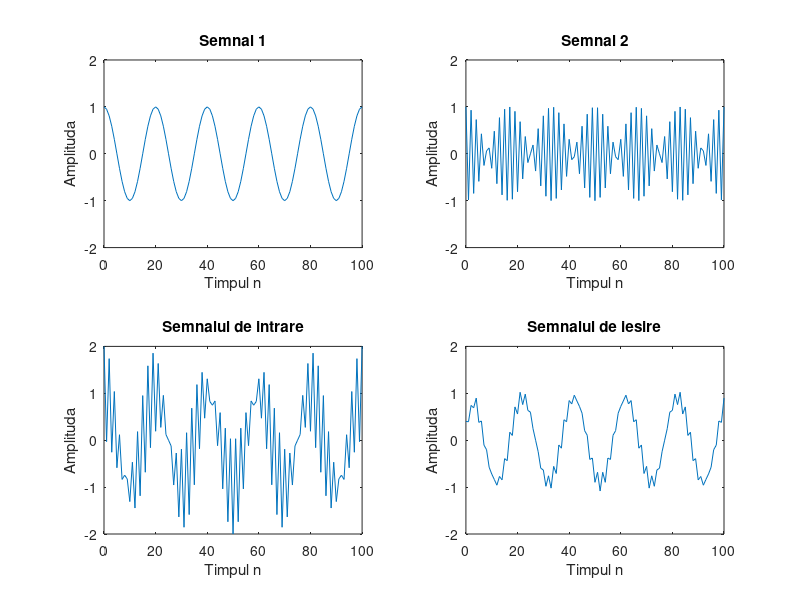

MATLAB code to generate this figure:
%Ex5_1
% Simularea filtrului FIR de o lungime arbitrara
20
% generarea semnalului de intrare. scopul programului, care este de a simula un filtru FIR cu o lungime arbitrara.
clf; n=0:100; %generam semnalul de intrare si setam variabila n.
s1=cos(2*pi*0.05*n); % semnal de o frecventa joasa 0.05Hz
s2=cos(2*pi*0.47*n); % semnal de o frecventa inalta 0.47Hz
x=s1+s2; % obtinem semnalul de intrare x

% Realizarea filtrului FIR
M = input('Introduceți lungimea dorită a filtrului: '); % introducem lungimea dorita a filtrului
num = ones(1,M, 'single');
y=filter(num,1,x)/M; %aplică filtrul FIR la semnalul de intrare "x" utilizând coeficienții stocați în vectorul "num" și stochează semnalul de ieșire în variabila "y". Rezultatul este împărțit la valoarea "M" pentru a normaliza semnalul.

% Afisarea semnalelor de intare si de iesire  ale filtrului pe patru subgrafice separate într-o fereastră de afișare a figurii.
subplot(2,2,1);
plot(n,s1); % n reprezinta vectorul timpului, iar s1 represents semnalul
axis([0, 100, -2, 2]); %stabilește limitele axelor pentru primul subgrafic pentru a se asigura că graficul este afișat corect.
xlabel('Timpul n'); ylabel('Amplituda');
title('Semnal 1');

subplot(2,2,2);
plot(n,s2); % n reprezinta vectorul timpului, iar s2 reprezinta semnalul
axis([0, 100, -2, 2]);
xlabel('Timpul n'); ylabel('Amplituda');
title('Semnal 2');

subplot(2,2,3);
plot(n,x); % n reprezinta vectorul timpului, iar x reprezinta semnalul
axis([0, 100, -2, 2]);
xlabel('Timpul n'); ylabel('Amplituda');
title('Semnalul de intrare');

subplot(2,2,4);
plot(n,y); % n reprezinta vectorul timpului, iar y reprezinta semnalul
axis([0, 100, -2, 2]);
xlabel('Timpul n'); ylabel('Amplituda');
title('Semnalul de iesire');
axis;

